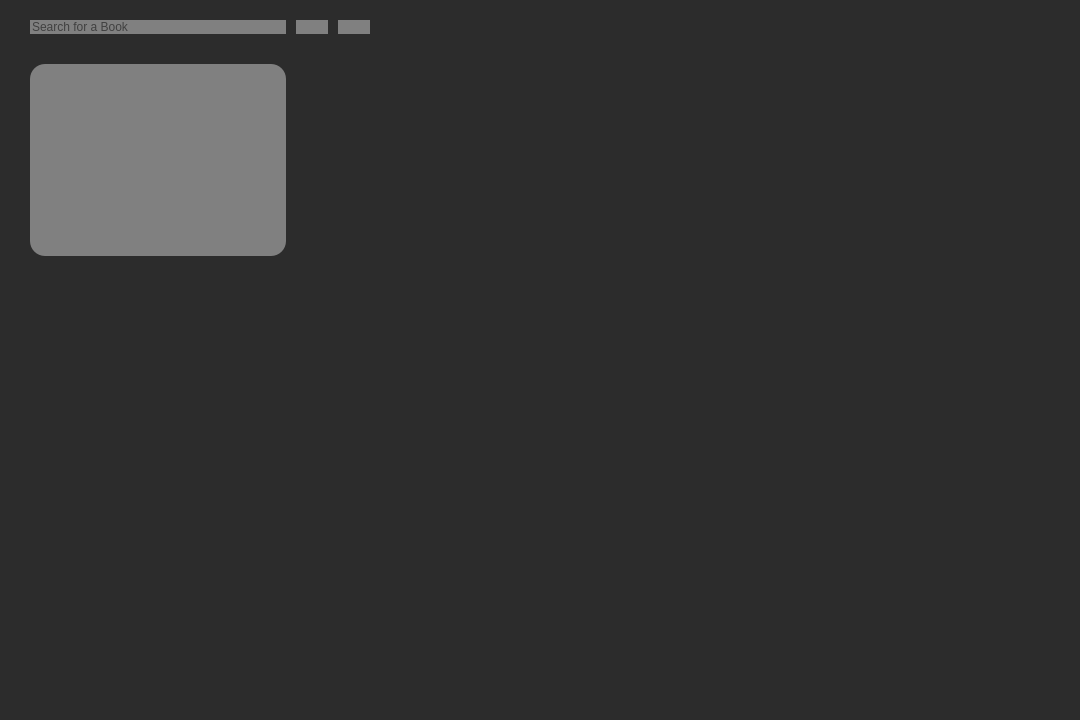
<?xml version="1.0" encoding="UTF-8"?>
<ui version="4.0">
 <class>MainWindow</class>
 <widget class="QMainWindow" name="MainWindow">
  <property name="geometry">
   <rect>
    <x>0</x>
    <y>0</y>
    <width>1080</width>
    <height>720</height>
   </rect>
  </property>
  <property name="windowTitle">
   <string>BookStore</string>
  </property>
  <property name="styleSheet">
   <string notr="true">background-color: #2c2c2c</string>
  </property>
  <property name="unifiedTitleAndToolBarOnMac">
   <bool>false</bool>
  </property>
  <widget class="QWidget" name="centralwidget">
   <widget class="QWidget" name="gridLayoutWidget">
    <property name="geometry">
     <rect>
      <x>20</x>
      <y>10</y>
      <width>1041</width>
      <height>641</height>
     </rect>
    </property>
    <layout class="QGridLayout" name="gridLayout">
     <property name="sizeConstraint">
      <enum>QLayout::SetFixedSize</enum>
     </property>
     <property name="leftMargin">
      <number>10</number>
     </property>
     <property name="topMargin">
      <number>10</number>
     </property>
     <property name="rightMargin">
      <number>10</number>
     </property>
     <property name="bottomMargin">
      <number>20</number>
     </property>
     <property name="horizontalSpacing">
      <number>10</number>
     </property>
     <property name="verticalSpacing">
      <number>30</number>
     </property>
     <item row="0" column="2">
      <widget class="QPushButton" name="pushButton_2">
       <property name="enabled">
        <bool>true</bool>
       </property>
       <property name="styleSheet">
        <string notr="true">border-width: 10px;
border-radius: 10px;
background-color:#808080;</string>
       </property>
       <property name="text">
        <string/>
       </property>
       <property name="icon">
        <iconset>
         <normaloff>../../filter.png</normaloff>../../filter.png</iconset>
       </property>
       <property name="iconSize">
        <size>
         <width>25</width>
         <height>25</height>
        </size>
       </property>
      </widget>
     </item>
     <item row="0" column="0">
      <widget class="QLineEdit" name="searchBar">
       <property name="sizePolicy">
        <sizepolicy hsizetype="MinimumExpanding" vsizetype="Ignored">
         <horstretch>0</horstretch>
         <verstretch>20</verstretch>
        </sizepolicy>
       </property>
       <property name="autoFillBackground">
        <bool>false</bool>
       </property>
       <property name="styleSheet">
        <string notr="true">
border-width: 10px;
border-radius: 10px;
background-color:#808080;</string>
       </property>
       <property name="placeholderText">
        <string>Search for a Book</string>
       </property>
       <property name="cursorMoveStyle">
        <enum>Qt::VisualMoveStyle</enum>
       </property>
       <property name="clearButtonEnabled">
        <bool>false</bool>
       </property>
      </widget>
     </item>
     <item row="0" column="1">
      <widget class="QPushButton" name="pushButton">
       <property name="enabled">
        <bool>true</bool>
       </property>
       <property name="styleSheet">
        <string notr="true">border-width: 10px;
border-radius: 10px;
background-color:#808080;</string>
       </property>
       <property name="text">
        <string/>
       </property>
       <property name="icon">
        <iconset>
         <normaloff>../../search.png</normaloff>../../search.png</iconset>
       </property>
       <property name="iconSize">
        <size>
         <width>25</width>
         <height>25</height>
        </size>
       </property>
      </widget>
     </item>
     <item row="1" column="0">
      <widget class="QTreeView" name="treeView">
       <property name="styleSheet">
        <string notr="true">
border-width: 10px;
border-radius: 15px;
background-color:#808080;</string>
       </property>
      </widget>
     </item>
    </layout>
   </widget>
  </widget>
  <widget class="QMenuBar" name="menubar">
   <property name="geometry">
    <rect>
     <x>0</x>
     <y>0</y>
     <width>1080</width>
     <height>26</height>
    </rect>
   </property>
  </widget>
  <widget class="QStatusBar" name="statusbar"/>
 </widget>
 <tabstops>
  <tabstop>searchBar</tabstop>
  <tabstop>pushButton</tabstop>
  <tabstop>pushButton_2</tabstop>
  <tabstop>treeView</tabstop>
 </tabstops>
 <resources/>
 <connections>
  <connection>
   <sender>searchBar</sender>
   <signal>returnPressed()</signal>
   <receiver>pushButton</receiver>
   <slot>click()</slot>
   <hints>
    <hint type="sourcelabel">
     <x>205</x>
     <y>64</y>
    </hint>
    <hint type="destinationlabel">
     <x>1002</x>
     <y>59</y>
    </hint>
   </hints>
  </connection>
 </connections>
</ui>
